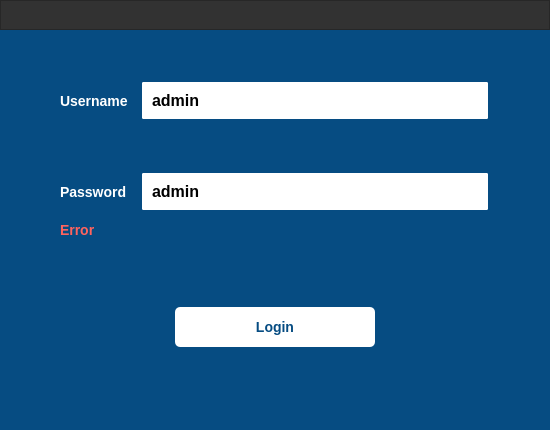
<?xml version="1.0" encoding="UTF-8"?>
<ui version="4.0">
 <class>login_dialog_window</class>
 <widget class="QDialog" name="login_dialog_window">
  <property name="geometry">
   <rect>
    <x>0</x>
    <y>0</y>
    <width>550</width>
    <height>430</height>
   </rect>
  </property>
  <property name="sizePolicy">
   <sizepolicy hsizetype="Fixed" vsizetype="Preferred">
    <horstretch>0</horstretch>
    <verstretch>0</verstretch>
   </sizepolicy>
  </property>
  <property name="minimumSize">
   <size>
    <width>550</width>
    <height>430</height>
   </size>
  </property>
  <property name="maximumSize">
   <size>
    <width>550</width>
    <height>430</height>
   </size>
  </property>
  <property name="windowTitle">
   <string>Dialog</string>
  </property>
  <property name="styleSheet">
   <string notr="true">*{
	
	font: auto &quot;Arial&quot;;
	font-size: 14px;
font-weight:bold;

}

QLabel{


}


#login_dialog_window{
	background-color: #ffffff;
	background-color: rgb(6, 76, 130);
}



QPushButton{
	border: none;
	min-height: 40px;
	border-radius: 5px;

	
}
/*
QPushButton:hover{

	background-color:rgb(22, 38, 76);

}

QPushButton:disabled{
	color: #808080;
	background-color:rgb(210, 210, 210);

}
*/

/*********************************************/
QLabel{
	color: #ffffff;
}


/*********************************************/


/*******************************************/
QLineEdit
{
	border:2px solid rgb(6, 76, 130);
    border-radius: 3px;
    padding: 1px 18px 1px 8px;
    min-width: 6em;
	min-height: 35px;
	font-size: 16px;
}



/*******************************************/


QGroupBox{
	font-weight: bold;
}

QLineEdit:hover{
	border: 1px solid black;
	background: #e4f0fa;
}

QLineEdit:focus {
	color: rgb(6, 76, 130);
	background: #ffffff;
	selection-background-color: rgb(255, 204, 75);
}

QSpinBox:hover{
	background: #e4f0fa;
}


</string>
  </property>
  <layout class="QVBoxLayout" name="verticalLayout">
   <property name="spacing">
    <number>0</number>
   </property>
   <property name="leftMargin">
    <number>0</number>
   </property>
   <property name="topMargin">
    <number>0</number>
   </property>
   <property name="rightMargin">
    <number>0</number>
   </property>
   <property name="bottomMargin">
    <number>0</number>
   </property>
   <item>
    <widget class="QFrame" name="win_buttons">
     <property name="maximumSize">
      <size>
       <width>16777215</width>
       <height>30</height>
      </size>
     </property>
     <property name="styleSheet">
      <string notr="true">QPushButton{
	padding: 10px;
	margin: 0px;
	min-height: 0px;
	min-width: 0px;
	background-color: rgba(0,0,0,0);
	max-height:20px;
}

QPushButton:hover {
 border: 1 solid #ffffff;
background-color: rgba(31, 32, 85, 100);
 }

#win_buttons{

background-color: rgb(50, 50, 50);
}</string>
     </property>
     <property name="frameShape">
      <enum>QFrame::StyledPanel</enum>
     </property>
     <property name="frameShadow">
      <enum>QFrame::Raised</enum>
     </property>
     <layout class="QHBoxLayout" name="horizontalLayout_13">
      <property name="spacing">
       <number>5</number>
      </property>
      <property name="leftMargin">
       <number>0</number>
      </property>
      <property name="topMargin">
       <number>0</number>
      </property>
      <property name="rightMargin">
       <number>0</number>
      </property>
      <property name="bottomMargin">
       <number>0</number>
      </property>
      <item>
       <spacer name="horizontalSpacer">
        <property name="orientation">
         <enum>Qt::Horizontal</enum>
        </property>
        <property name="sizeHint" stdset="0">
         <size>
          <width>40</width>
          <height>20</height>
         </size>
        </property>
       </spacer>
      </item>
      <item>
       <widget class="QPushButton" name="close_btn">
        <property name="minimumSize">
         <size>
          <width>20</width>
          <height>20</height>
         </size>
        </property>
        <property name="maximumSize">
         <size>
          <width>16777215</width>
          <height>40</height>
         </size>
        </property>
        <property name="cursor">
         <cursorShape>PointingHandCursor</cursorShape>
        </property>
        <property name="toolTip">
         <string/>
        </property>
        <property name="styleSheet">
         <string notr="true"/>
        </property>
        <property name="text">
         <string/>
        </property>
        <property name="icon">
         <iconset resource="Assets.qrc">
          <normaloff>:/assets/Assets/general/close.png</normaloff>:/assets/Assets/general/close.png</iconset>
        </property>
        <property name="iconSize">
         <size>
          <width>15</width>
          <height>15</height>
         </size>
        </property>
       </widget>
      </item>
     </layout>
    </widget>
   </item>
   <item>
    <spacer name="verticalSpacer_3">
     <property name="orientation">
      <enum>Qt::Vertical</enum>
     </property>
     <property name="sizeHint" stdset="0">
      <size>
       <width>20</width>
       <height>40</height>
      </size>
     </property>
    </spacer>
   </item>
   <item>
    <layout class="QVBoxLayout" name="verticalLayout_2">
     <property name="leftMargin">
      <number>60</number>
     </property>
     <property name="rightMargin">
      <number>60</number>
     </property>
     <property name="bottomMargin">
      <number>25</number>
     </property>
     <item>
      <layout class="QGridLayout" name="gridLayout" columnstretch="0,0">
       <property name="rightMargin">
        <number>0</number>
       </property>
       <property name="verticalSpacing">
        <number>50</number>
       </property>
       <item row="1" column="0">
        <widget class="QLabel" name="label_2">
         <property name="text">
          <string>Password</string>
         </property>
        </widget>
       </item>
       <item row="1" column="1">
        <widget class="QLineEdit" name="password_input">
         <property name="text">
          <string>admin</string>
         </property>
        </widget>
       </item>
       <item row="0" column="0">
        <widget class="QLabel" name="label">
         <property name="text">
          <string>Username   </string>
         </property>
        </widget>
       </item>
       <item row="0" column="1">
        <widget class="QLineEdit" name="username_input">
         <property name="text">
          <string>admin</string>
         </property>
        </widget>
       </item>
      </layout>
     </item>
     <item>
      <widget class="QLabel" name="login_error_lbl">
       <property name="minimumSize">
        <size>
         <width>0</width>
         <height>35</height>
        </size>
       </property>
       <property name="maximumSize">
        <size>
         <width>16777215</width>
         <height>45</height>
        </size>
       </property>
       <property name="styleSheet">
        <string notr="true">color:rgb(255, 99, 94);</string>
       </property>
       <property name="text">
        <string>Error</string>
       </property>
      </widget>
     </item>
     <item>
      <spacer name="verticalSpacer_2">
       <property name="orientation">
        <enum>Qt::Vertical</enum>
       </property>
       <property name="sizeHint" stdset="0">
        <size>
         <width>20</width>
         <height>40</height>
        </size>
       </property>
      </spacer>
     </item>
     <item>
      <widget class="QFrame" name="horizontalFrame">
       <property name="styleSheet">
        <string notr="true"/>
       </property>
       <layout class="QHBoxLayout" name="horizontalLayout">
        <property name="topMargin">
         <number>20</number>
        </property>
        <item>
         <widget class="QPushButton" name="login_btn">
          <property name="styleSheet">
           <string notr="true">QPushButton{

background-color: #ffffff;
color: rgb(6, 76, 130);
max-width: 200px;
}


QPushButton:hover{

background-color: rgb(58, 209, 154);
color:#ffffff;
}</string>
          </property>
          <property name="text">
           <string>Login</string>
          </property>
         </widget>
        </item>
       </layout>
      </widget>
     </item>
    </layout>
   </item>
   <item>
    <spacer name="verticalSpacer">
     <property name="orientation">
      <enum>Qt::Vertical</enum>
     </property>
     <property name="sizeHint" stdset="0">
      <size>
       <width>20</width>
       <height>40</height>
      </size>
     </property>
    </spacer>
   </item>
  </layout>
 </widget>
 <resources>
  <include location="Assets.qrc"/>
 </resources>
 <connections/>
</ui>
